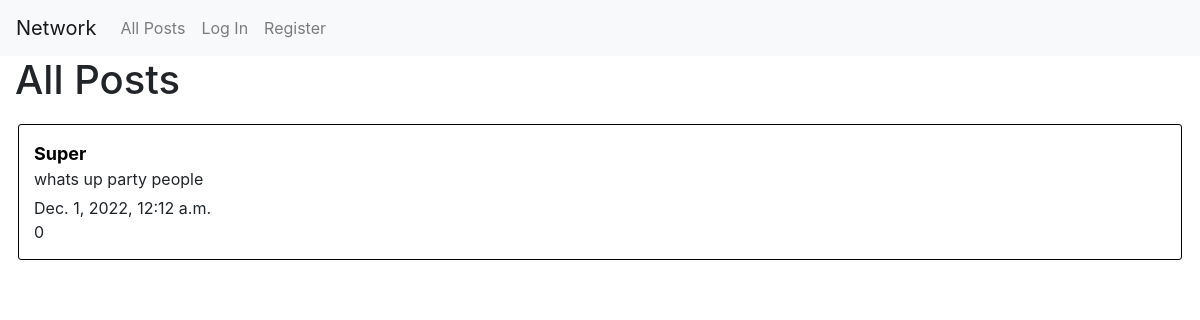
/, run on an earlier commit of the app's database.
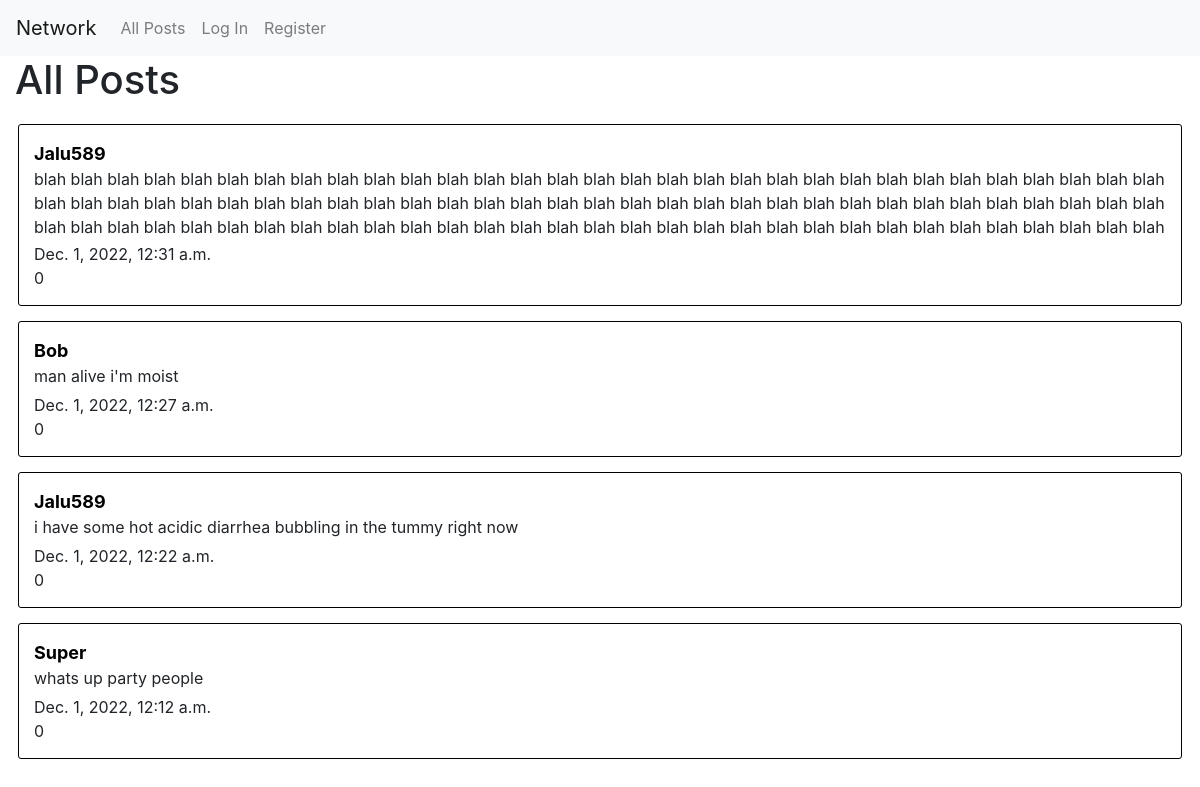
And on a later commit of the database.
### network/models.py (models this page shows, shortened)
class Post(models.Model):
    content = models.TextField(blank=False)
    poster = models.ForeignKey("User", on_delete=models.CASCADE, related_name="posts")
    like_count = models.IntegerField(default=0)
    timestamp = models.DateTimeField("Time posted", auto_now_add=True)
    likers =  models.ManyToManyField(User, blank=True, related_name="liked")

class User(AbstractUser):
    pass

### network/views.py (the view)
# urls.py: path("", views.index, name="index"),
def index(request):
    return render(request, "network/index.html", {
        "posts": Post.objects.all().order_by("-timestamp")
    })

### network/templates/network/index.html (shortened to what this page needs)
{% extends "network/layout.html" %}
{% load static %}
{% block body %}
<h1>All Posts</h1>
        {% for post in posts %}
        <div class="post">
            <a class="post-user" href="">{{post.poster}}</a>
            <p class="post-content">{{post.content}}</p>
            <p class="timestamp">{{post.timestamp}}</p>
            <p>{{post.like_count}}</p>
        </div>
        {% endfor %}
{% endblock %}

### network/templates/network/layout.html (shortened to what this page needs)
{% load static %}
<!DOCTYPE html>
<html lang="en">
    <head>
        <link rel="stylesheet" href="https://stackpath.bootstrapcdn.com/bootstrap/4.4.1/css/bootstrap.min.css">
        <link href="{% static 'network/styles.css' %}" rel="stylesheet">
    </head>
    <body>
        <nav class="navbar navbar-expand-lg  navbar-expand-md navbar-expand-sm navbar-light bg-light">
            <a class="navbar-brand" href="#">Network</a>
            <div>
              <ul class="navbar-nav mr-auto">
                <li class="nav-item">
                  <a class="nav-link" id="all" href="{% url 'index' %}">All Posts</a>
                </li>
                {% if user.is_authenticated %}
                    <li class="nav-item">
                        <a class="nav-link" id="following" href="#">Following</a>
                    </li>
                    <li class="nav-item">
                        <a class="nav-link" href="{% url 'logout' %}">Log Out</a>
                    </li>
                {% else %}
                    <li class="nav-item">
                        <a class="nav-link" href="{% url 'login' %}">Log In</a>
                    </li>
                    <li class="nav-item">
                        <a class="nav-link" href="{% url 'register' %}">Register</a>
                    </li>
                {% endif %}
              </ul>
            </div>
          </nav>
        <div class="body">
            {% block body %}
            {% endblock %}
        </div>
    </body>
</html>

### network/static/network/styles.css (style rules this page uses)
body { margin: 0; padding: 0; }
p { margin-top: 0px; margin-bottom: 0px; }
h1 { margin-left: 15px; margin-bottom: 20px; }
#new-post, .post { width: 97%; margin: auto; border: 0.5px solid black; border-radius: 3px; padding: 15px; margin-bottom: 15px; }
.post-user { font-size: 18px; color: black; font-weight: 700; }
.post-content { margin-bottom: 5px; max-height: 70px; overflow: hidden; }

What changed in the data, as far as the page shows it:
added Post: poster "Jalu589", content "blah blah blah blah blah blah blah blah blah blah blah blah blah blah blah blah blah blah blah blah blah blah blah blah blah blah blah blah blah blah blah blah blah blah blah blah blah blah blah blah blah blah blah blah blah blah blah blah blah blah blah blah blah blah blah blah blah blah blah blah blah blah blah blah blah blah blah blah blah blah blah blah blah blah blah blah blah blah blah blah blah blah blah blah blah blah blah blah blah blah blah blah blah…", timestamp "Dec. 1, 2022, 12:31 a.m.", like_count "0"
added Post: poster "Bob", content "man alive i'm moist", timestamp "Dec. 1, 2022, 12:27 a.m.", like_count "0"
added Post: poster "Jalu589", content "i have some hot acidic diarrhea bubbling in the tummy right now", timestamp "Dec. 1, 2022, 12:22 a.m.", like_count "0"
